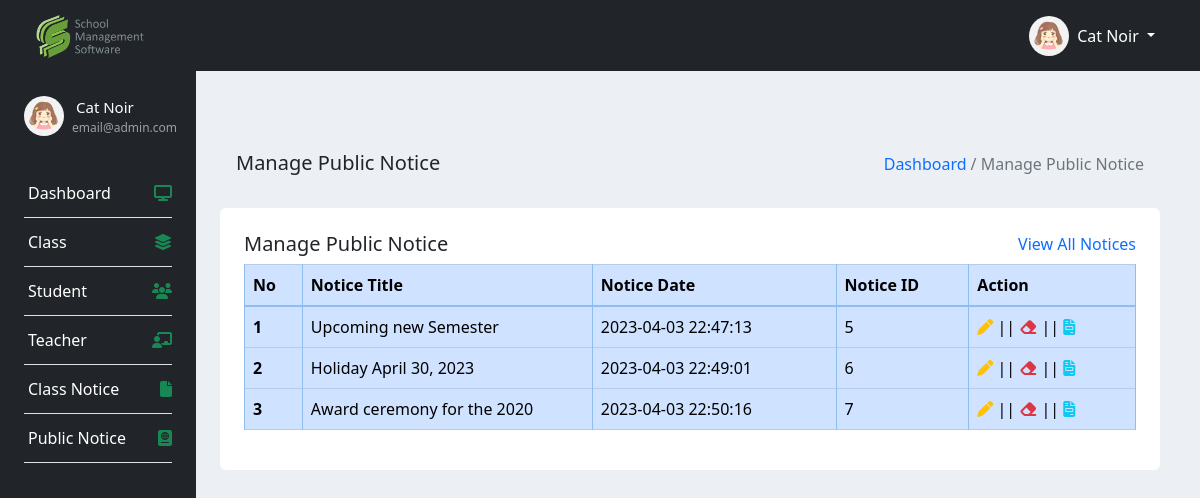
/admin/views/managePublicNotice.php (signed in), run on the app's committed database.
### tables this page shows
CREATE TABLE IF NOT EXISTS `public_notices` (
  `notice_id` int(11) NOT NULL AUTO_INCREMENT,
  `acc_id` int(11) NOT NULL,
  `notice_title` varchar(255) NOT NULL,
  `notice_body` varchar(255) NOT NULL,
  `date_created` datetime NOT NULL DEFAULT CURRENT_TIMESTAMP,
  PRIMARY KEY (`notice_id`)
);

### admin/func/PublicNoticeHandler.php (called while the page is built, shortened)
<?php
    function getPublicNotices(){
        global $conn;
        $sql = "SELECT *, pn.date_created as date, u.Fname, u.Lname
                FROM public_notices pn JOIN users u ON pn.acc_id = u.id";
        $stmt = $conn->prepare($sql);
        $stmt->execute();
        $results = $stmt->get_result();
        return $results->fetch_all(MYSQLI_ASSOC);
    }
?>

### admin/views/managePublicNotice.php (the view, shortened to what this page needs)
<?php
include "../inc/head.php";
include "../func/PublicNoticeHandler.php";
$publicNotices = getPublicNotices();
?>
<div class="container my-5 ml-2 flex-shrink-1 p-3">
    <div class="row p-3">
        <div class="col-md-12">
            <div class="align-items-baseline d-flex justify-content-between">
                <h5>Manage Public Notice</h5>
                <div class="d-flex align-items-baseline">
                    <a class="text-decoration-none" href="index.php">Dashboard</a>
                    <p class="ml-1 text-muted">/ Manage Public Notice</p>
                </div>
            </div>
        </div>
    </div>
    <div class="bg-white p-4 rounded">
        <div class="d-flex justify-content-between">
            <h5 class="text-center">Manage Public Notice</h5>
            <a class="text-decoration-none" href="#">View All Notices</a>
        </div>
        <table class="table table-primary table-bordered">
            <thead>
                <tr>
                    <th scope="col">No</th>
                    <th scope="col">Notice Title</th>
                    <th scope="col">Notice Date</th>
                    <th scope="col">Notice ID</th>
                    <th scope="col">Action</th>
                </tr>
            </thead>
            <tbody>
                <?php
                $i = 1;
                foreach($publicNotices as $notice) { ?>
                <tr>
                    <th><?php echo $i?></th>
                    <td style="max-width:200px; white-space:nowrap; overflow:hidden; text-overflow:ellipsis;"><?php echo $notice['notice_title']?></td>
                    <td><?php echo $notice['date']?></td>
                    <td><?php echo $notice['notice_id']?></td>
                    <td><a class="text-decoration-none text-warning" data-bs-toggle="modal"
                            data-bs-target="#editModal<?=$i?>"><i class="fa-solid fa-pen"></i></a> ||
                        <a class="text-decoration-none text-danger" data-bs-toggle="modal"
                            data-bs-target="#deleteModal<?=$i?>"><i class="fa-solid fa-eraser"></i></a> ||
                        <a class="text-decoration-none text-info" data-bs-toggle="modal"
                            data-bs-target="#viewModal<?=$i?>"><i class="fa-solid fa-file-invoice"></i></a>
                    </td>
                </tr>
                <?php $i += 1;} ?>
            </tbody>
        </table>
    </div>
</div>
<?php
include "../inc/footer.php";
?>

### data on the page
public_notices: notice_title "Upcoming new Semester", date_created "2023-04-03 22:47:13", notice_id "5"
public_notices: notice_title "Holiday April 30, 2023", date_created "2023-04-03 22:49:01", notice_id "6"
public_notices: notice_title "Award ceremony for the 2020", date_created "2023-04-03 22:50:16", notice_id "7"

### other printed values
$_SESSION['Fname'] "Cat"
$_SESSION['Lname'] "Noir"
$_SESSION['email'] "email@admin.com"
